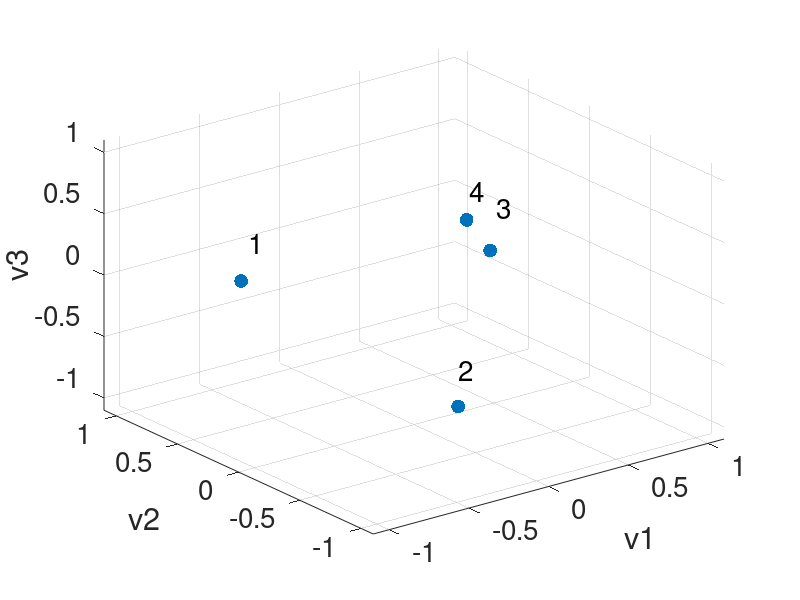
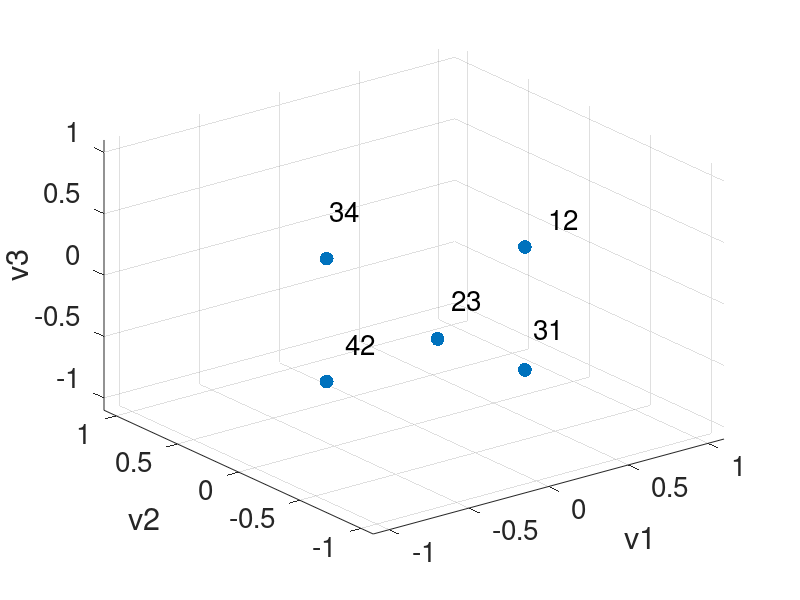
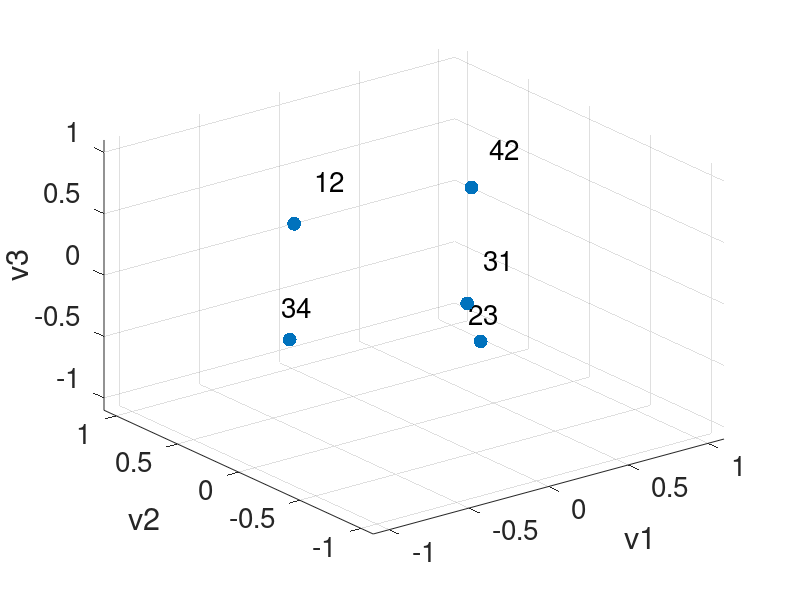
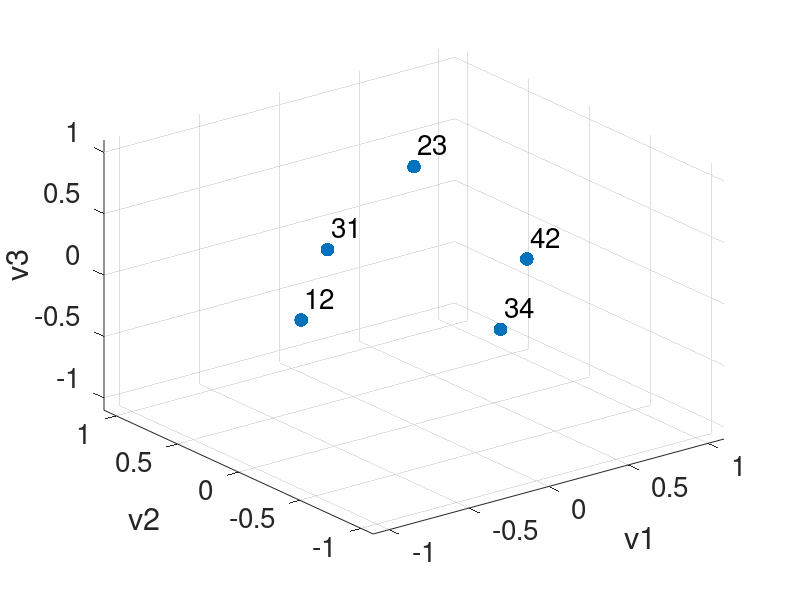

MATLAB code to generate these figures, in order:
% Simpliical complices with two triangles sharing the same edge, directions of edges are against direction of
% triangles

%%% 4 nodes, 5 edges, 2 triangles
n_node = 4; n_edge =5; n_triangle = 2;
node_name = [1 2 3 4]'; node_name = num2str(node_name); node_label = cellstr(node_name);
edge_name = [12 31 23 42 34]'; edge_name = num2str(edge_name); edge_label = cellstr(edge_name);
trg_name = [132 243]'; trg_name = num2str(trg_name); trg_label = cellstr(trg_name);

% create boundary operators
%%% B1
B1 = [-1 1 0 0 0; 1 0 -1 1 0; 0 -1 1 0 -1; 0 0 0 -1 1];

%%% B2
B2 = [-1 0; -1 0; -1 -1; 0 -1; 0 -1];

%% Undirected Version

% Hodge Laplacian
L0u = B1 * B1'; % 0-up Laplacian
L1d = B1' * B1; % 1-up Laplacian, n_edge*n_edge matrix
L1u = B2 * B2'; % 1-up Laplacian, n_edge*n_edge matrix
L2d = B2' * B2; % 2-down Laplacian, n_triangle*n_triangle matrix


%%% Permutation matrix
P = [0 0 0 1; 0 0 1 0; 0 1 0 0; 1 0 0 0];

% The undirected infered adjacency matrix
A0_up = diag(diag(L0u)) - L0u; % this is the same as the standard adjacency matrix for standard graph
D1_up = diag(diag(L1u));
A1_up = D1_up - L1u; % infered adjacency between edges

% solve the eigenvalues
% 0-up Laplacian
[V0u,D0u] = eig(L0u); % same as normal Laplacian, node 1,2,3 on the left, node 4 in the middle, node 5,6 on the right
scatter(V0u(:,2),V0u(:,3))
x = V0u(:,2); y = V0u(:,3); z = V0u(:,4); s = 100.* ones(size(x));
scatter3(x, y, z, s, 'filled')
set(gca,'XLim',[-1.1 1.1],'YLim',[-1.1 1.1],'ZLim',[-1.1 1.1])
dx = 0.1+0.1*rand(size(x)); dy = 0.1+0.1*rand(size(y)); dz = 0.1+0.1*rand(size(z));% displacement so the text does not overlay the data points
text(x+dx, y+dy, z+dz, node_label, 'FontSize', 20);
xlabel('v1');
ylabel('v2');
zlabel('v3');
set(gca,'fontsize',20);
plt.LineWidth = 2;
ax = gca;
exportgraphics(ax,'plots/two_triangles_v2_L0u.eps','Resolution',300) 

% test symmytry
P * L0u* P' == L0u
L0u*(P*V0u) - (P*V0u)*D0u

% 1-down Laplacian
[V1d,D1d] = eig(L1d); % find clusters of eddges by common nodes 
x = V1d(:,1); y = V1d(:,2); z = V1d(:,3); s = 100.* ones(size(x));
scatter3(x, y, z, s, 'filled')
set(gca,'XLim',[-1.1 1.1],'YLim',[-1.1 1.1],'ZLim',[-1.1 1.1])
name = [12 31 23 24 43]'; name = num2str(name); label = cellstr(name);
dx = 0.05+0.2*rand(size(x)); dy = 0.05+0.2*rand(size(y)); dz = 0.05+0.2*rand(size(z));% displacement so the text does not overlay the data points
text(x+dx, y+dy, z+dz, edge_label, 'FontSize', 20);
xlabel('v1');
ylabel('v2');
zlabel('v3');
set(gca,'fontsize',20);
plt.LineWidth = 2;
ax = gca;
exportgraphics(ax,'plots/two_triangles_v2_L1d.eps','Resolution',300) 

% 1-up Laplacian
[V1u,D1u] = eig(L1u); % zero eigenvalues find connected components of edges through shared triangles
x = V1u(:,1); y = V1u(:,2); z = V1u(:,3); s = 100.* ones(size(x));
scatter3(x, y, z, s, 'filled')
set(gca,'XLim',[-1.1 1.1],'YLim',[-1.1 1.1],'ZLim',[-1.1 1.1])
name = [12 31 23 24 43]'; name = num2str(name); label = cellstr(name);
dx = 0.05+0.2*rand(size(x)); dy = 0.05+0.2*rand(size(y)); dz = 0.05+0.2*rand(size(z));% displacement so the text does not overlay the data points
text(x+dx, y+dy, z+dz, edge_label, 'FontSize', 20);
xlabel('v1');
ylabel('v2');
zlabel('v3');
set(gca,'fontsize',20);
plt.LineWidth = 2;
ax = gca;
exportgraphics(ax,'plots/two_triangles_v2_L1u.eps','Resolution',300) 

% 1 Laplacian
[V1,D1] = eig(L1u+L1d); % zero eigenvalues find connected components of edges through shared triangles
x = V1(:,1); y = V1(:,2); z = V1(:,3); s = 100.* ones(size(x));
scatter3(x, y, z, s, 'filled')
set(gca,'XLim',[-1.1 1.1],'YLim',[-1.1 1.1],'ZLim',[-1.1 1.1])
name = [12 31 23 24 43]'; name = num2str(name); label = cellstr(name);
dx = 0.1; dy = 0.1; dz = 0.1;% displacement so the text does not overlay the data points
text(x+dx, y+dy, z+dz, edge_label, 'FontSize', 20);
xlabel('v1');
ylabel('v2');
zlabel('v3');
set(gca,'fontsize',20);
plt.LineWidth = 2;
ax = gca;
exportgraphics(ax,'plots/two_triangles_v2_L1.eps','Resolution',300) 

% 2-down Laplacian
[V2d,D2d] = eig(L2d); % find clusters of triangles by common edges 

%% Directed version {1,2,3}, {1,2}, {2,3}, {3,1}
g = 1/3;

%% First version in Ginestra's notes Section B2

% weight of flow
%%% B1
weight_e = [1 1 1 1 1];
Ph1 = repelem(weight_e,[n_node],[1]);
%%% B2
weight_t = [1 1];
Ph2 = repelem(weight_t,[n_edge],[1]);

%%% Directed adjacency matrix
B1M = 0.5*sqrt(2).*B1.*exp(-1i*pi*g*(Ph1.*B1));
B2M = 0.5*sqrt(2).*B2.*exp(-1i*pi*g*(Ph2.*B2));

L0Mu = B1M*B1M';
L1Md = B1M' * B1M;
L1Mu = B2M * B2M';
L2Md = B2M' * B2M;

% 0-up Laplacian
[V,D] = eig(L0Mu); % zero eigenvalues find connected components of edges through shared triangles
Psi = angle(V);s = 100.* ones(size(Psi(:,1)));
scatter(cos(Psi(:,1)),sin(Psi(:,1)), s, 'filled')
set(gca,'XLim',[-1.1 1.1],'YLim',[-1.1 1.1])
name = [1 2 3 4 5 6]'; name = num2str(name); label = cellstr(name);
dx = 0.1+0.2*rand(n_node,1); dy = 0.1+0.2*rand(n_node,1);% displacement so the text does not overlay the data points
xlabel('cos(\theta)');
ylabel('sin(\theta)');
text(cos(Psi(:,1))+dx, sin(Psi(:,1))+dy, node_label, 'FontSize', 20);
set(gca,'fontsize',20);
plt.LineWidth = 2;
ax = gca;
exportgraphics(ax,'plots/two_triangles_v2_L0Mu.eps','Resolution',300) 

% 1-down Magnetic Laplacian
[V, D] = eig(L1Md); % zero eigenvalues find connected components of edges through shared nodes
Psi = angle(V); s = 100.* ones(size(Psi(:,1)));
scatter(cos(Psi(:,1)),sin(Psi(:,1)), s, 'filled')
set(gca,'XLim',[-1.1 1.1],'YLim',[-1.1 1.1])
name = [12 31 23 24 43 45 64 65]'; name = num2str(name); label = cellstr(name);
xlabel('cos(\theta)');
ylabel('sin(\theta)');
dx = -0.05+0.3*rand(n_edge,1); dy = -0.05+0.3*rand(n_edge,1);% displacement so the text does not overlay the data points
text(cos(Psi(:,1))+dx, sin(Psi(:,1))+dy, edge_label, 'FontSize', 20);
set(gca,'fontsize',20);
plt.LineWidth = 2;
ax = gca;
exportgraphics(ax,'plots/two_triangles_v2_L1Md.eps','Resolution',300) 

% 1-up Magnetic Laplacian
[V,D] = eig(L1Mu); % zero eigenvalues find connected components of edges through shared triangles
Psi = angle(V); s = 100.* ones(size(Psi(:,1)));
scatter(cos(Psi(:,1)),sin(Psi(:,1)), s, 'filled')
set(gca,'XLim',[-1.1 1.1],'YLim',[-1.1 1.1])
xlabel('cos(\theta)');
ylabel('sin(\theta)');
dx = -0.05+0.5*rand(n_edge,1); dy = -0.05+0.5*rand(n_edge,1);% displacement so the text does not overlay the data points
text(cos(Psi(:,1))+dx, sin(Psi(:,1))+dy, edge_label, 'FontSize', 20);
set(gca,'fontsize',20);
plt.LineWidth = 2;
ax = gca;
exportgraphics(ax,'plots/two_triangles_v2_L1Mu.eps','Resolution',300) 

% plot top 2 eigenvectors
psi1 = Psi(:, 1)';
azi = Psi(:, 1)'; %azimuth for the spherical coordinates
ele = Psi(:, 2)'; % elevation for the sperical coordinates
[x,y,z] = sph2cart(azi,ele,1);
scatter3(x,y,z, s, 'filled')
xlabel('x');
ylabel('y');
zlabel('z');
set(gca,'XLim',[-1.1 1.1],'YLim',[-1.1 1.1],'ZLim',[-1.1 1.1])
name = [12 31 23 42 34 45 64 65]'; name = num2str(name); label = cellstr(name);
dx = -0.05+0.3*rand(n_edge,1); dy = -0.05+0.3*rand(n_edge,1); dz = -0.05+0.3*rand(n_edge,1);% displacement so the text does not overlay the data points
text(x+dx', y+dy', z+dz', edge_label, 'FontSize', 20);
set(gca,'fontsize',20);
plt.LineWidth = 2;
ax = gca;
exportgraphics(ax,'plots/two_triangles_v2_L1Mu.eps','Resolution',300) 

% 1 Laplacian
[V1M,D1M] = eig(L1Mu + L1Md); % zero eigenvalues find connected components of edges through shared triangles
Psi = angle(V1M);
scatter(cos(Psi(:,1)),sin(Psi(:,1)), s, 'filled')
set(gca,'XLim',[-1.1 1.1],'YLim',[-1.1 1.1])
name = [12 31 23 42 34 45 64 65]'; name = num2str(name); label = cellstr(name);
xlabel('cos(\theta)');
ylabel('sin(\theta)');
dx = 0.1; dy = 0.1;% displacement so the text does not overlay the data points
text(cos(Psi(:,1))+dx, sin(Psi(:,1))+dy, edge_label, 'FontSize', 20);
set(gca,'fontsize',20);
plt.LineWidth = 2;
ax = gca;
exportgraphics(ax,'plots/two_triangles_v2_L1M.eps','Resolution',300) 

